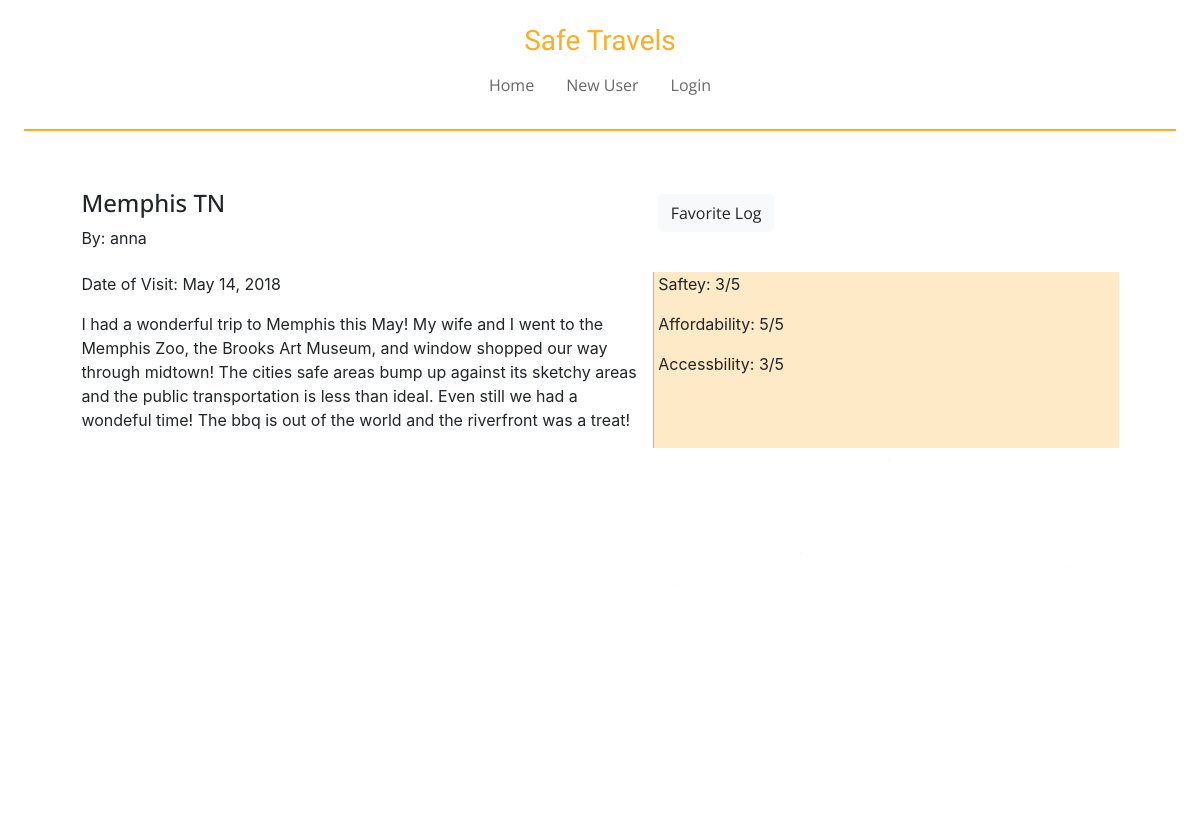
The page /logDetails/16/ on the database its author committed.
### travelApp/models.py (models this page shows, shortened)
class LocationLog(models.Model):
    location = models.CharField(max_length=500, default='')
    location_lat = models.FloatField(default=0)
    location_long = models.FloatField(default=0)
    date_of_visit = models.DateField(default=date.today)
    summary = models.TextField(default='')
    safety = models.PositiveSmallIntegerField(default=1)
    affordability = models.PositiveSmallIntegerField(default=1)
    accessibility = models.PositiveSmallIntegerField(default=1)
    image = models.ImageField(upload_to='images', null=True, blank=True)
    userModel_fk = models.ForeignKey(UserModel, on_delete=models.CASCADE, null=True, blank=True)

class UserModel(models.Model):
    username = models.CharField(max_length=500, default='')
    password = models.CharField(max_length=500, default='')
    email = models.EmailField(default='')
    user_fk = models.ForeignKey(User, on_delete=models.CASCADE, null=True, blank=True)

### travelApp/views.py (the view)
# urls.py: path('logDetails/<int:logID>/', views.logDetails, name='logDetails'),
def logDetails(request, logID):
    log = LocationLog.objects.get(pk=logID)
    context = {
        'log': log,
    }
    return render(request, 'travelApp/logDetails.html', context)

### travelApp/templates/travelApp/logDetails.html (shortened to what this page needs)
{% extends 'travelApp/base.html' %}
{% block content %}
<div class="formatDetails">
    <div class="detailsHeader">
        <h4>{{ log.location }}</h4>
        <p>
            By: {{log.userModel_fk.username}}
        </p>
    </div>
   <div class="detailsDetails">
       <p>
           Date of Visit:
           {{ log.date_of_visit  }}
       </p>
       <p>
           {{ log.summary }}
       </p>
   </div>
    {% if log.image %}
    <div class="detailImage">
        <img src="{{ log.image.url }}" alt="log image">
    </div>
    {% endif %}
    <div class="detailsRatings">
        <p>
            Saftey:
            {{ log.safety }}/5
        </p>
        <p>
            Affordability:
            {{ log.affordability }}/5
        </p>
        <p>
            Accessbility:
            {{ log.accessibility }}/5
        </p>
    </div>
    <div>
        <a href="#">
            <button type="button" class="btn btn-light">Favorite Log</button>
        </a>
    </div>
</div>
{% endblock %}

### travelApp/static/travelApp/css/base.css (style rules this page uses)
html, body { height: 100%; margin: 1%; padding-bottom: 1%; }
a { font-family: 'Open Sans', sans-serif; color: rgb(104, 104, 104); }
button { font-family: 'Open Sans', sans-serif; margin: 5px; }
h2,h4 { font-family: 'Open Sans', sans-serif; }
.formatDetails { display: grid; grid-template-columns: 3fr 1fr; grid-gap: 1%; margin: 5%; }
.detailsHeader { grid-column: 1; grid-row: 1; }
.detailsDetails { grid-column: 1; grid-row: 2; }
.detailsRatings { grid-column: 2; grid-row: 2; border-left: 1px solid rgb(255, 173, 33); background-color: rgba(255, 173, 33, 0.25); padding-left: 1%; }
.detailImage { grid-column: 2; grid-row: 3; margin-top: 1%; }

### rows shown on the page
LocationLog: location "Memphis TN", userModel_fk.username "anna", date_of_visit "May 14, 2018", summary "I had a wonderful trip to Memphis this May! My wife and I went to the Memphis Zoo, the Brooks Art Museum, and window shopped our way through midtown! The cities safe areas bump up against its sketchy areas and the public transportation is less than ideal. Even still we had a wondeful time! The bbq is out of the world and the riverfront was a treat!", image (placeholder picture), safety "3", affordability "5", accessibility "3"
